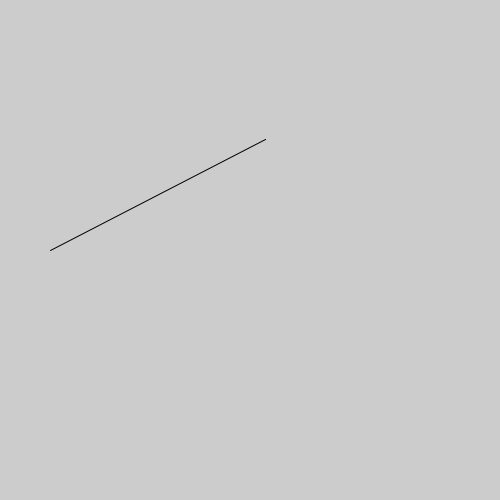
Frame 1 (no input)
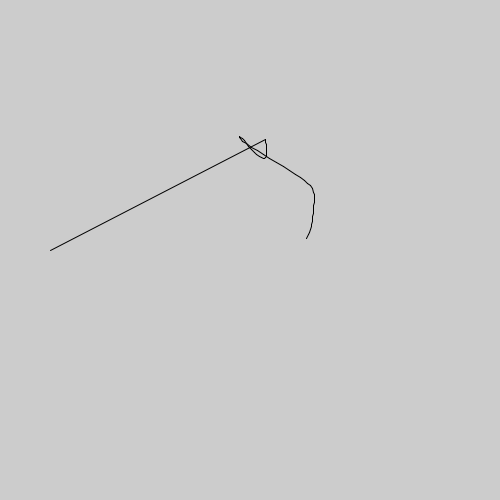
Frame 60 (the mouse pressed at the canvas centre just before this capture)
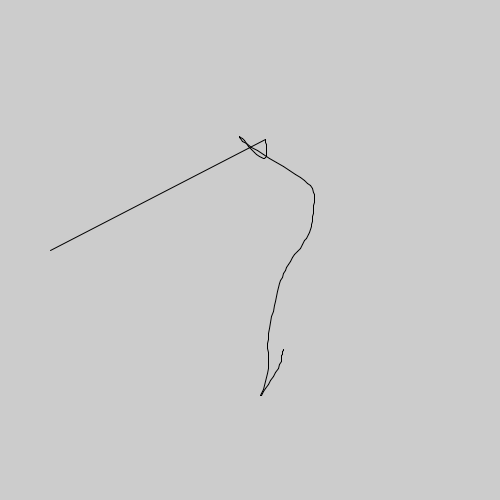
Frame 120 (the mouse held since frame 60 and released just before this capture)

The Processing sketch that drew these frames (run headless with seeded random() and noise(); from frame 60 on, the mouse is pressed at the canvas centre):

// Processing sketch: sketch_1_6_Perlin
// ── sketch_1_6_Perlin.pde
void setup()
{
  size(500,500);

}
float t = 3;
float x  = 50 , y = 250;
float px,py;
void draw()
{
  px = x;
  py = y;
  y = map(noise(t),0,1,0,width);
  //choose one (Perlin noise is deterministic , taht's why we need
  //to supply different time t in x and y (e.g. by adding 100 here)
  //otherwise we will get a diagonal as x=y
  x = map(noise(t+100),0,1,0,width);//two dimensional
 // x += 0.5; //one dimensional
  point(x,y);
  line(px,py,x,y);
  t -=0.01;
  
}
